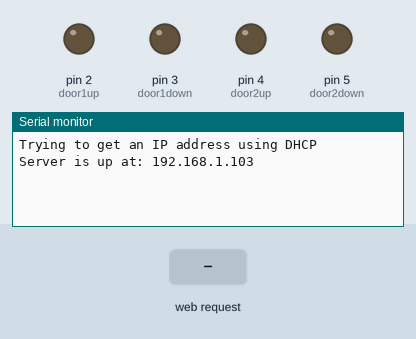
The sketch below on a simulated Arduino Uno, built with avr-gcc and run on an emulated ATmega328P. On the bench: output pins drawn as LEDs (lit = HIGH), the last lines printed to the serial monitor. The test bench sets the inputs (shaded band). WiFi joins after 1.5 s; servers stay silent unless stated.

Above: at 2.2 s.
2.3 s: HTTP request GET /south.htm received
At 3.5 s:
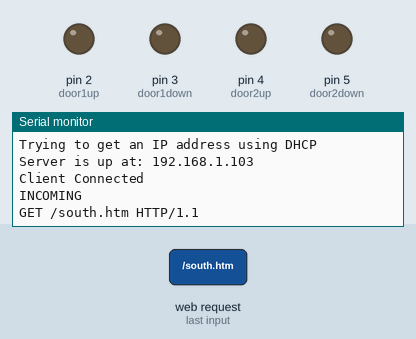
3.8 s: HTTP request GET /north.htm received
At 4.9 s:
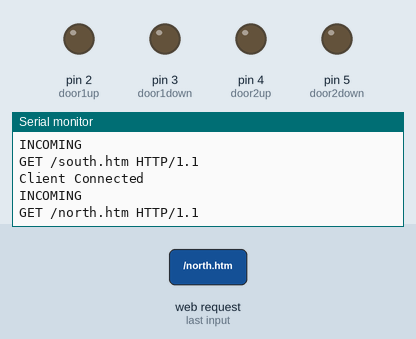

The sketch:

door_opener_grandpa.ino
```cpp
#include <Ethernet.h>
#include <SPI.h>

int door1up = 2;
int door1down = 3;
int door2up = 4;
int door2down = 5;

// assign a MAC address for the ethernet controller.
// fill in your address here:
byte mac[] = {
  0x90, 0xA2, 0xDA, 0x0F, 0x32, 0x43};
// assign an IP address for the controller:
IPAddress ip(192,168,1,103);
IPAddress gateway(192,168,1,1);
IPAddress subnet(255, 255, 255, 0);
EthernetServer server(80);

String readString;

void setup() {
  Serial.begin(9600);

  // start the Ethernet connection:
  Serial.println("Trying to get an IP address using DHCP");
 // if (Ethernet.begin(mac) == 0) {
  //  Serial.println("Failed to configure Ethernet using DHCP");
    // initialize the ethernet device not using DHCP:
    Ethernet.begin(mac, ip, gateway, subnet);
//  }

  server.begin();

  pinMode(door1up, OUTPUT);
  pinMode(door2up, OUTPUT);
  pinMode(door1down, OUTPUT);
  pinMode(door2down, OUTPUT);

  delay(1000);

  Serial.print("Server is up at: ");
  Serial.println(Ethernet.localIP());
}


void loop() {  // Create a client connection
  EthernetClient client = server.available();
  if (client) {
    Serial.println("Client Connected");
    while (client.connected()) {
      if (client.available()) {
        char c = client.read();

        //read char by char HTTP request
        if (readString.length() < 100) {

          //store characters to string
          readString += c;
       //   Serial.print(c);
        }

        //if HTTP request has ended
        if (c == '\n') {

          ///////////////
          Serial.println("INCOMING");
          Serial.println(readString); //print to serial monitor for debuging


          client.println("HTTP/1.1 200 OK"); //send new page
          client.println("Content-Type: text/html");
          client.println();

          client.println("<!DOCTYPE html> <html> <head>");

          String redirect = "<meta http-equiv=\"refresh\" content=\"0; url=http://arduino.shannonfarms.com/grandpashed";


        ///////////////////// control arduino pin
          if(readString.indexOf("?open1") >0)//checks for on
          {
            Serial.println("Raise");
            redirect.concat("/south.htm");
            raise(1);
          }
          else if(readString.indexOf("?close1") >0)//checks for off
          {
            Serial.println("Lower");
            redirect.concat("/south.htm");
            lower(1);
          }
          else if(readString.indexOf("?open2") >0)//checks for on
          {
            Serial.println("Raise");
            redirect.concat("/north.htm");
            raise(2);
          }
          else if(readString.indexOf("?close2") >0)//checks for off
          {
            Serial.println("Lower");
            redirect.concat("/north.htm");
            lower(2);
          }

           client.println(redirect);
           client.println("\" /></head></html>");

           delay(1);
           //stopping client
           client.flush();
           client.stop();

           //clearing string for next read

           readString="";
        }
      }
    }
  }
}

void raise(int door) {
  switch (door) {
    case 1:
      digitalWrite(door1up, HIGH);
      delay(500);
      digitalWrite(door1up, LOW);
      break;
    case 2:
      digitalWrite(door2up, HIGH);
      delay(500);
      digitalWrite(door2up, LOW);
      break;
  }
}

void lower(int door) {
  switch (door) {
    case 1:
      digitalWrite(door1down, HIGH);
      delay(500);
      digitalWrite(door1down, LOW);
      break;
    case 2:
      digitalWrite(door2down, HIGH);
      delay(500);
      digitalWrite(door2down, LOW);
      break;
  }
}
```

Measured:
- after the input at 2.3 s, the serial monitor: prints a new line at once (image 1)
- after the input at 3.8 s, the serial monitor: prints a new line at once (image 2)
